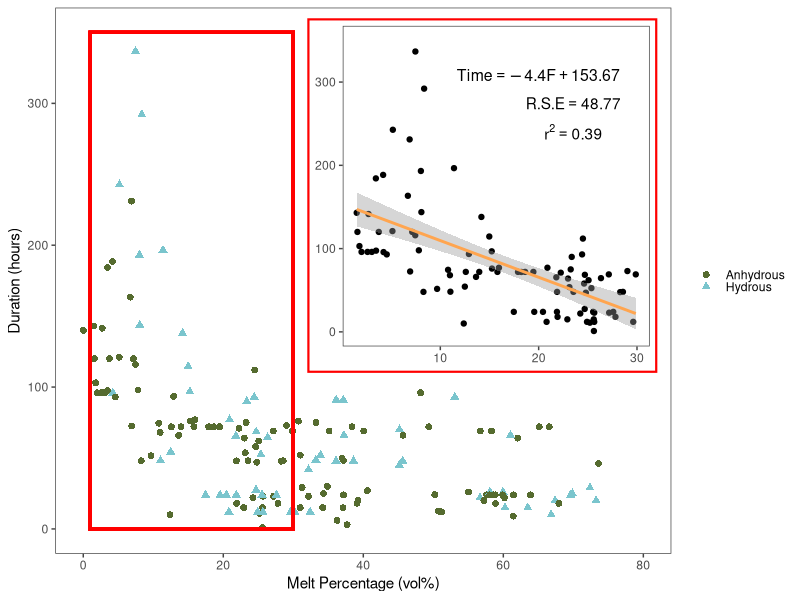

The R source for this figure:
#### This code makes Figure 3 ####
library(tidyverse)
library(readxl)
library(egg)

#### Import dataset ####

All_Peridotite_Experiments<-read_excel("Supplementary Table 1.xlsx")
# if this step isn't working for you, then you can manually import using the "import dataset" function within Rstudio.
# if you do this, make sure to name your dataset "All_Peridotite_Experiments"
Filtered_Peridotite_Experiments<-All_Peridotite_Experiments%>%
  filter(`Melt Fraction`>=1&`Melt Fraction`<=30)
#### Confirm fit ####
Fit_Line_MF<-lm(Filtered_Peridotite_Experiments$`Duration (hrs)`~Filtered_Peridotite_Experiments$`Melt Fraction`)
summary(Fit_Line_MF)
#### Make Figure ####
MainTimeFig<-ggplot(data=All_Peridotite_Experiments,aes(y=`Duration (hrs)`,x=`Melt Fraction`))+
  geom_point(aes(shape=QualitativeWater, color=QualitativeWater),size=2)+
  theme_article()+labs(x="Melt Percentage (vol%)", y="Duration (hours)")+
  geom_rect(aes(xmin=1,xmax=30,ymin=0,ymax=350), color="red", fill=NA, size=1)+lims(x=c(0,80))+
  theme(legend.title = element_blank())+
  scale_color_manual(values=c("darkolivegreen","cadetblue3"))

InsetTimeFig<-ggplot(data=Filtered_Peridotite_Experiments,aes(y=`Duration (hrs)`,x=`Melt Fraction`))+
  geom_point()+
  geom_smooth(method=lm,formula=y~x, color="tan1", se=TRUE)+
  theme_article()+labs(x="F (vol%)", y="Duration (hours)")+
  lims(y=c(0,350))+theme(axis.title = element_blank())+
  theme(plot.background = element_rect(color = "red", size = 1.5))

TimeFigAll<-MainTimeFig+
  annotation_custom(ggplotGrob(InsetTimeFig), xmin = 32, xmax = 82, 
                                          ymin = 110, ymax = 360)+annotate(geom="text",x=65,y=320,label="Time == -4.4*F + 153.67", size=4, parse=TRUE)+annotate(geom = "text",x=70,y=300,label="R.S.E == 48.77", parse=TRUE)+annotate(geom = "text",x=70,y=280,label="r^2 == 0.39", parse=TRUE)

TimeFigAll
